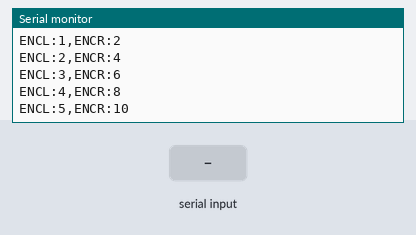
The sketch below on a simulated Arduino Uno, built with avr-gcc and run on an emulated ATmega328P. On the bench: the last lines printed to the serial monitor. Inputs (shaded band) come from the test bench.

Above: at 1.2 s.
1.3 s: "1\n" received over Serial
At 1.31 s:
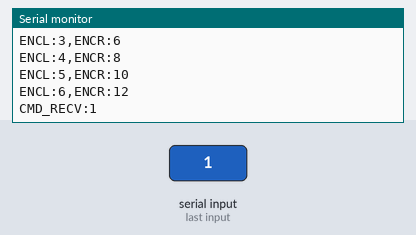
2.8 s: "0\n" received over Serial
4.3 s: "2\n" received over Serial
At 4.42 s:
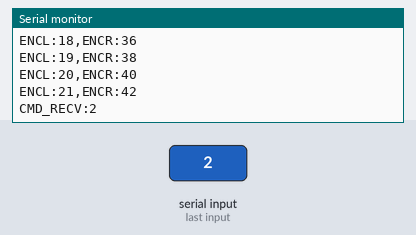

Measured:
- after the input at 1.3 s, the serial monitor: prints a new line at once (image 1)
- after the input at 4.3 s, the serial monitor: prints a new line at once (image 2)

The sketch:

encoder_sketch.ino
```cpp
// encoder_sketch.ino
unsigned long lastMillis = 0;
int encL = 0;
int encR = 0;

void setup() {
  Serial.begin(9600);
}

void loop() {
  // Simüle edilmiş enkoder değerleri (gerçekte interrupt ile okunacak)
  if (millis() - lastMillis > 200) {
    lastMillis = millis();
    encL += 1;
    encR += 2;
    // Seri format: ENCL:123,ENCR:456
    Serial.print("ENCL:"); Serial.print(encL);
    Serial.print(",ENCR:"); Serial.println(encR);
  }

  // Gelen komutları oku (FORWARD, BACKWARD, LEFT, RIGHT, STOP)
  if (Serial.available()) {
    String cmd = Serial.readStringUntil('\n');
    cmd.trim();
    if (cmd.length() > 0) {
      Serial.print("CMD_RECV:"); Serial.println(cmd);
      // Burada motora yön verebilirsin
      // örn: if (cmd == "FORWARD") { /* motorları ileri çalıştır */ }
    }
  }
}
```
